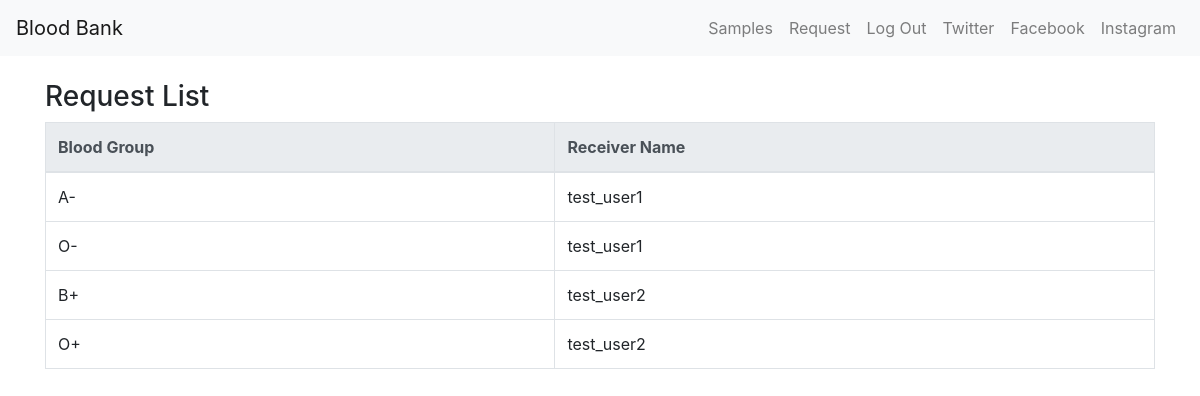
/pages/hospital/hospital_request.php (signed in), run on the app's committed database.
### tables this page shows
CREATE TABLE `request` (
  `request_id` int(11) NOT NULL,
  `hospital_id` int(11) NOT NULL,
  `blood_grp` varchar(40) NOT NULL,
  `receiver_id` int(11) NOT NULL
);

CREATE TABLE `receiver` (
  `receiver_id` int(11) NOT NULL,
  `firstname` varchar(50) NOT NULL,
  `middlename` varchar(50) NOT NULL,
  `lastname` varchar(50) NOT NULL,
  `address` varchar(300) NOT NULL,
  `email` varchar(50) NOT NULL,
  `contact` varchar(50) NOT NULL,
  `username` varchar(50) NOT NULL,
  `password` varchar(50) NOT NULL
);

### pages/hospital/hospital_request.php (the view, shortened to what this page needs)
<?php
include('../../assets/login_hospital_navbar.php');
require('../../config/dbconn.php');
$columns = array('Blood Group', 'Receiver Name');
$sql = "SELECT r.blood_grp, rcv.firstname
FROM request r
INNER JOIN receiver rcv ON r.receiver_id = rcv.receiver_id
WHERE r.hospital_id = {$_SESSION['id']}";
$result = mysqli_query($dbconn, $sql);
?>
<!DOCTYPE html>
<html lang="en">
<head>
<link rel="stylesheet" href="https://maxcdn.bootstrapcdn.com/bootstrap/4.0.0/css/bootstrap.min.css"
>
    </head>
<body>
    <div class="container">
        <div class="row">
            <div class="col-md-12 mt-4">
                <h3>Request List</h3>
                <table class="table table-bordered table-hover">
                    <thead class="thead-light">
                        <tr>
                            <?php foreach ($columns as $column) : ?>
                            <th scope="col"><?php echo $column; ?></th>
                            <?php endforeach; ?>
                        </tr>
                    </thead>
                    <tbody>
                        <?php if (mysqli_num_rows($result) > 0) : ?>
                        <?php while ($row = mysqli_fetch_assoc($result)) : ?>
                        <tr>
                            <?php foreach ($row as $cell) : ?>
                            <td><?php echo $cell; ?></td>
                            <?php endforeach; ?>
                        </tr>
                        <?php endwhile; ?>
                        <?php else : ?>
                        <tr>
                            <td colspan="<?php echo count($columns); ?>">No results found.</td>
                        </tr>
                        <?php endif; ?>
                    </tbody>
                </table>
            </div>
        </div>
    </div>

### data on the page
request: blood_grp "A-", receiver.firstname "test_user1"
request: blood_grp "O-", receiver.firstname "test_user1"
request: blood_grp "B+", receiver.firstname "test_user2"
request: blood_grp "O+", receiver.firstname "test_user2"

### other printed values
$column "Blood Group"
$column "Receiver Name"
